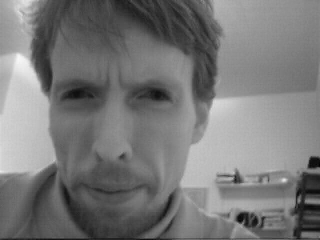
%> input picture data/daveg01.bmp, 320 x 240 px
$ octave LSB_MSB.m   (GNU Octave 9; MATLAB toolbox functions it lacks are replaced by stand-ins)
%> lines starting %> are read from the running program, lines starting %| are printed output that depends on the picture
### testData/mbdct2.m
function [ mbdctmatrix ] = mbdct2( matrix , inv)
%MBDCT2 Apply dct2 to every 8x8 macroblock in matrix.
%   Detailed explanation goes here

mbdctmatrix = size(matrix);

for r=1:8:size(matrix,1)
    for c=1:8:size(matrix,2)
        if inv
            mbdctmatrix(r:r+7,c:c+7) = idct2(matrix(r:r+7,c:c+7));
        else
            mbdctmatrix(r:r+7,c:c+7) = dct2(matrix(r:r+7,c:c+7));
        end
    end
end

end

### testData/embed.m
function [ seeded_carrier ] = embed( carrier, seed, depth )
%EMBED Embeds a matrix into another.
%   Detailed explanation goes here

% TODO: Decide on the bit precision
bit_precision = 8;

% Copying values to seeded carrier
seeded_carrier = carrier;

% Iterate through the elements of the seed matrix
for r=1:size(seed,1)
    for c=1:size(seed,2)
        % Perform the actual embedding
        msb = bit_precision;
        for lsb=1:depth
            seeded_carrier = bitset(seeded_carrier,lsb,bitget(seed,msb));
            msb = msb - 1;
        end
    end
end

% DEBUG: Printing out the binary just to confirm.
disp(dec2bin(seeded_carrier,bit_precision))

### testData/LSB_MSB.m
% Reading the information and storing it to get rid of the 4 MSB
% dave = imread('data\daveg01.bmp');

%% Read the Image and scale to proper dimensions
dave = imread('data/daveg01.bmp');
%> dave is the input picture: size 240x320 uint8; min 2, max 248, mean 120.3
qcif = [ 176 144 ] ;
cif = [ 352 288 ];
dave = imresize( dave , [cif(1) cif(2)]);
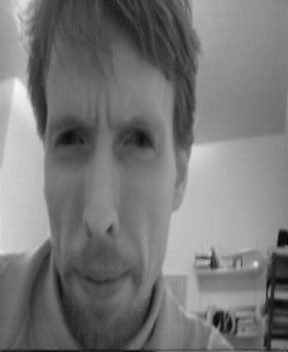
%> dave: size 352x288 uint8; min 3, max 248, mean 120.3
seed = imresize( dave , [qcif(1) qcif(2)]);

%% Parameters for .... something or another.
depth = 8;
bp = 4;
key = randi([0 1], cif(1)*cif(2),1);

%% Embed Seed
daveOrig = dave;
seedClone = size(seed);
%> seedClone = [176 144]

% Apply DCT to dave
dctDave = mbdct2(dave,0);
%> after the loop in mbdct2, `for r=1:8:size(matrix,1)`:
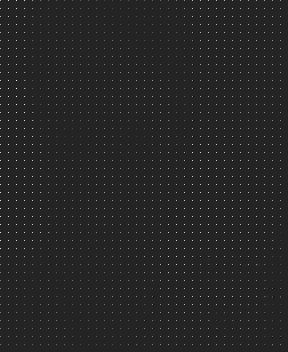
%> mbdctmatrix: size 352x288 double; min -318.6, max 1914.6, mean 15.2; drawn with min black and max white

% Convert seed and carrier into a 1D array
dave1d = reshape(dctDave',cif(1)*cif(2),1);
seed1d = reshape(seed',qcif(1)*qcif(2),1);

% Convert seed to binary and split it up
binarySeed = dec2bin(seed1d,8);
%> binarySeed = 25344 items
seedMSB = binarySeed(:,1:4);
%> seedMSB = 25344 items
seedLSB = binarySeed(:,5:8);
%> seedLSB = 25344 items
%> the run ends on the next line

% Iterate through the carrier array
msb = 1; lsb = 1;
for i=1:size(dave1d,1)
    % If the key is set then we encode the next value here.
    if( key(i) == 1 )

        % Check which is next msb or lsb, give msb preferrence
        if msb <= lsb
            currentSeed = bin2dec(seedMSB(msb,:));
            msb = msb + 1;
        else
            currentSeed = bin2dec(seedLSB(lsb,:));
            lsb = lsb + 1;
        end

        % Embed the corresponding part of the seed in here.
        dave1d(i) = embed(dave1d(i),currentSeed, bp );
